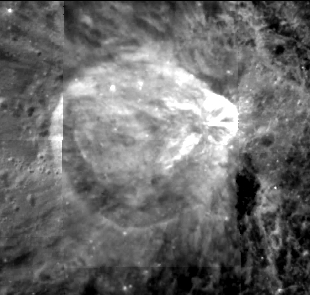
#> input picture virtanen_crater.jpg, 310 x 295 px
$ python photoclinometry.py
#> lines starting #> are read from the running program, lines starting #| are printed output that depends on the picture
#> further down, image is the input picture: PIL image 310x295 L; min 0, max 255, mean 106.8
import numpy as np
import matplotlib.pyplot as plt
from PIL import Image

def shape_from_shading(image, light_source_direction, n_iterations=100, learning_rate=1e-3):
    """
    Generates a depth map from a single image using Horn's iterative method (simplified).

    Args:
        image (np.array): The input grayscale image.
        light_source_direction (tuple): A (x, y, z) tuple for the light source vector.
        n_iterations (int): The number of iterations to run.
        learning_rate (float): The step size for each iteration.

    Returns:
        np.array: The estimated depth map.
    """
#> called with light_source_direction = (-1, -1, 0.5), n_iterations = 200, learning_rate = 0.0001
    # Normalize image to be between 0 and 1
    image = image.astype(np.float32) / 255.0
#> image: shape (295, 310) float32

    # Initial depth map (Z) is a flat plane
    z = np.zeros(image.shape)

    # Get image gradients (p, q)
    p = np.zeros(image.shape)
    q = np.zeros(image.shape)

    # Light source vector (assuming it's coming from a direction)
    light_source = np.array(light_source_direction)
    light_source = light_source / np.linalg.norm(light_source)

    print("Starting Shape from Shading iterations...")
    for i in range(n_iterations):
        # Calculate gradients of the current depth map
        p[:, :-1] = z[:, 1:] - z[:, :-1]
        q[:-1, :] = z[1:, :] - z[:-1, :]

        # Reflectance model (simplified Lambertian)
        # R(p, q) = (1 + p*light_source[0] + q*light_source[1]) / sqrt(1 + p^2 + q^2)
        # We are trying to minimize (Image - R)^2
        # For simplicity, we'll use a simplified update rule.

        # This is a very simplified version of Horn's method.
        # A full implementation would be more complex.

        # Avoid division by zero
        denominator = np.sqrt(1 + p**2 + q**2)
        denominator[denominator == 0] = 1

        reflectance = (1 + p * light_source[0] + q * light_source[1]) / denominator
        error = image - reflectance

        # Update depth map based on the error
        # This is a gradient descent-like update
        update = np.zeros_like(z)
        update[:, :-1] += error[:, :-1] * light_source[0]
        update[:-1, :] += error[:-1, :] * light_source[1]

        z += learning_rate * update

        if (i+1) % 10 == 0:
            print(f"  Iteration {i+1}/{n_iterations}, Mean Error: {np.mean(np.abs(error)):.4f}")
#> this loop made 200 passes
#|   Iteration 10/200, Mean Error: 0.5812
#|   Iteration 20/200, Mean Error: 0.5812
#|   Iteration 30/200, Mean Error: 0.5812
#|   Iteration 40/200, Mean Error: 0.5813
#|   Iteration 50/200, Mean Error: 0.5813
#|   Iteration 60/200, Mean Error: 0.5813
#|   Iteration 70/200, Mean Error: 0.5813
#|   Iteration 80/200, Mean Error: 0.5813
#> (further printed lines are left out)
#> pass 1, in shape_from_shading, `z += learning_rate * update`:
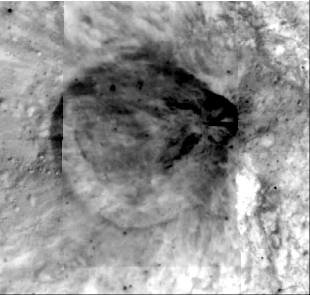
#> z: shape (295, 310) float64; min 0, max 0.000133, mean 7.71e-05; drawn with min black and max white
#> after the loop:
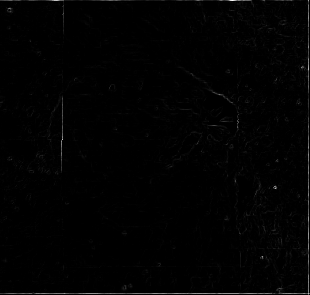
#> denominator: shape (295, 310) float64; min 1, max 1, mean 1; drawn with min black and max white
#> after the loop:
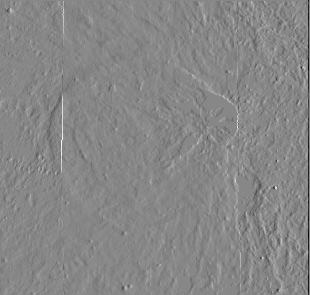
#> p: shape (295, 310) float64; min -0.0148, max 0.0131, mean -2.38e-05; drawn with min black and max white
#> after the loop:
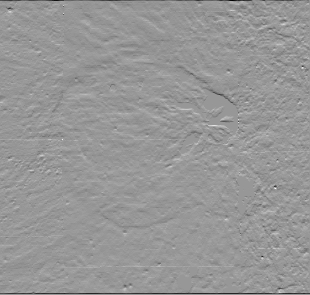
#> q: shape (295, 310) float64; min -0.0177, max 0.012, mean -5.02e-05; drawn with min black and max white

    return z

def visualize_results(original_image, depth_map):
    """Displays the original image and the resulting depth map."""
    fig, axes = plt.subplots(1, 2, figsize=(12, 6))

    axes[0].imshow(original_image, cmap='gray')
    axes[0].set_title('Original Lunar Image')
    axes[0].axis('off')

    im = axes[1].imshow(depth_map, cmap='viridis')
    axes[1].set_title('Generated Depth Map (DEM)')
    axes[1].axis('off')

    fig.colorbar(im, ax=axes[1], label='Relative Height')

    plt.tight_layout()
    plt.show()
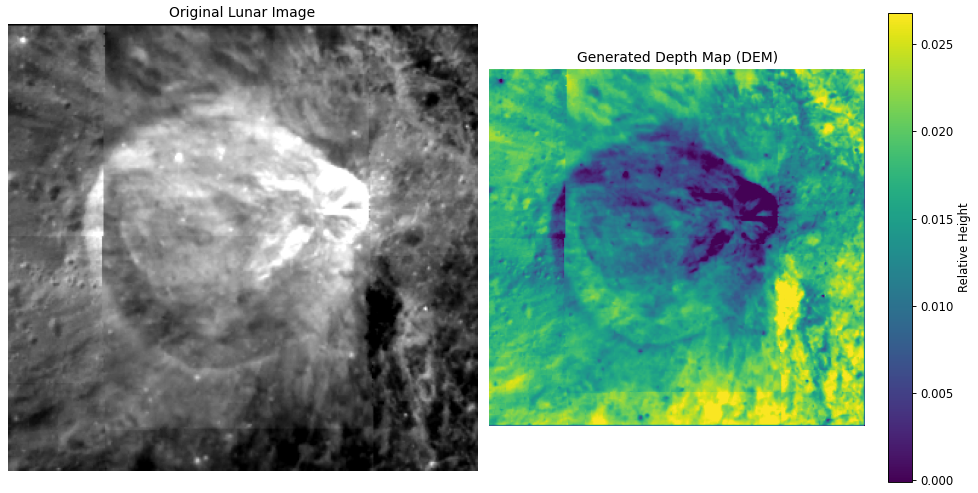
#> figure drawn by matplotlib, 3 panels

if __name__ == "__main__":
    INPUT_IMAGE = 'virtanen_crater.jpg'

    try:
        # Load the grayscale image
        image = Image.open(INPUT_IMAGE).convert('L')
        image_array = np.array(image)

        # --- Parameters for Shape from Shading ---
        # Since we don't have metadata, we'll guess the light direction.
        # Let's assume light is coming from the top-left.
        light_direction = (-1, -1, 0.5)

        # Generate the depth map
        depth_map = shape_from_shading(image_array, light_direction, n_iterations=200, learning_rate=1e-4)

        # Visualize
        visualize_results(image_array, depth_map)

    except FileNotFoundError:
        print(f"Error: Input image '{INPUT_IMAGE}' not found. Please run the download_image.py script first.")
    except Exception as e:
        print(f"An error occurred: {e}")
